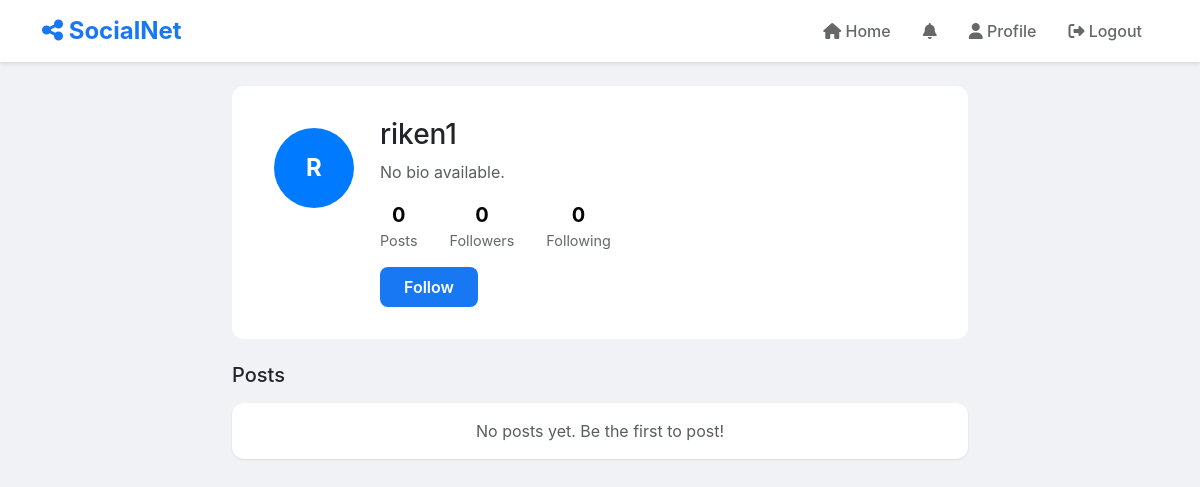
/accounts/profile/riken1/ (signed in), run on an earlier commit of the app's database.
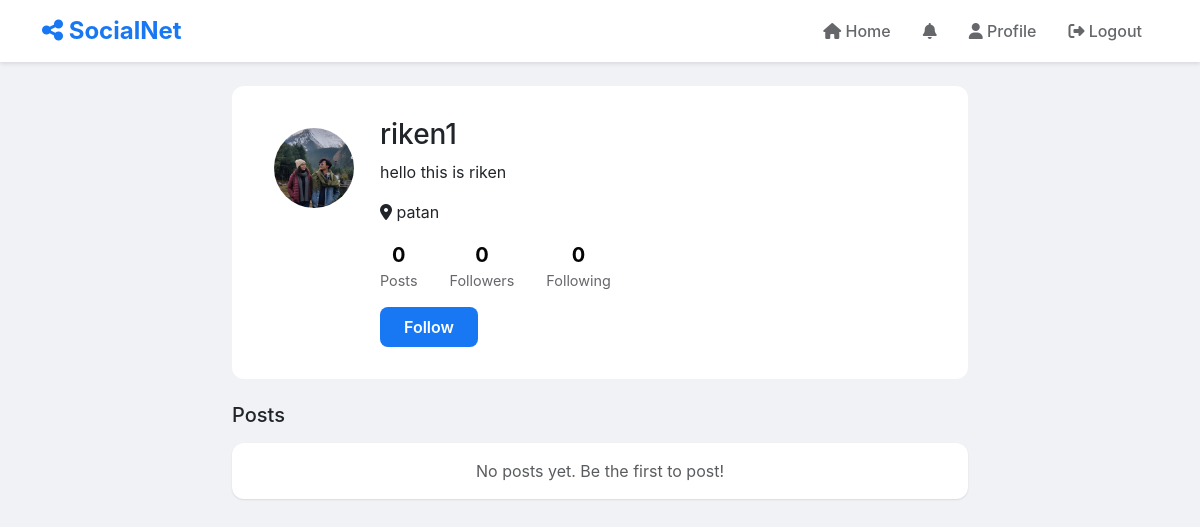
And on a later commit of the database.
### accounts/models.py (models this page shows, shortened)
class CustomUser(AbstractUser):
    bio=models.TextField(max_length=255,blank=True)
    profile_picture=models.ImageField(upload_to="pic/",blank=True)
    location=models.CharField(max_length=255,blank=True)
    created_at=models.DateTimeField(auto_now_add=True)
    updated_at=models.DateTimeField(auto_now=True)
    def get_followers_count(self):
        return self.followers.count()
    def get_following_count(self):
        return self.following.count()

### accounts/views.py (the view)
# urls.py: path("profile/<str:username>/",profile_view,name="profile"),
def profile_view(request,username):
    profile_user=CustomUser.objects.get(username=username)
    posts=Post.objects.filter(author=profile_user).order_by('-created_at')
    is_following=False
    if Follow.objects.filter(follower=request.user,following=profile_user).exists():
         is_following=True
    context={
        'profile_user':profile_user,
        'posts':posts,
        'is_following':is_following,
        'following_count':profile_user.get_following_count(),
        'followers_count':profile_user.get_followers_count(),
    }
    return render(request,'pages/profile.html',context)

### templates/pages/profile.html (shortened to what this page needs)
{% extends 'components/base.html' %}
{% block content %}
<div class="row">
    <div class="col-md-8 mx-auto">
        <div class="profile-header">
            <div class="d-flex align-items-start gap-3">
                <div class="profile-pic profile-pic-large">
                {% if profile_user.profile_picture %}
                    <img src="{{ profile_user.profile_picture.url }}" class="rounded-circle" style="width: 80px; height: 80px; object-fit: cover;">
                {% else %}
                    <div style="width: 80px; height: 80px; background-color: #007bff; border-radius: 50%; display: flex; align-items: center; justify-content: center; color: white; font-size: 24px; font-weight: bold;">{{ profile_user.username.0|upper }}</div>
                {% endif %}
                </div>
                <div class="flex-grow-1">
                    <h3>{{ profile_user.username }}</h3>
                    {% if profile_user.bio %}
                    <p>{{ profile_user.bio }}</p>
                    {% else %}
                    <p class="text-muted">No bio available.</p>
                    {% endif %}
                    {% if profile_user.location %}
                    <p><i class="fas fa-map-marker-alt"></i> {{ profile_user.location }}</p>
                    {% endif %}
                    <div class="profile-stats">
                        <div class="stat-item">
                            <div class="stat-value">{{ posts.count }}</div>
                            <div class="stat-label">Posts</div>
                        </div>
                        <div class="stat-item">
                            <div class="stat-value">{{ followers_count }}</div>
                            <div class="stat-label">Followers</div>
                        </div>
                        <div class="stat-item">
                            <div class="stat-value">{{ following_count }}</div>
                            <div class="stat-label">Following</div>
                        </div>
                    </div>
                    <div class="mt-3">
                        {% if profile_user == user %}
                        <a href="{% url 'edit_profile'%}" class="btn btn-primary">Edit Profile</a>
                        {% else %}
                        <form method="post" action="{% url 'follow_toggle' profile_user.username %}" style="display:inline;">
                            <button type="submit" class="follow-btn btn {% if is_following %}btn-secondary{% else %}btn-primary{% endif %}">
                                {% if is_following %}Unfollow{% else %}Follow{% endif %}
                            </button>
                        </form>
                        {% endif %}
                    </div>
                </div>
            </div>
        </div>
        <h5 class="mt-4 mb-3">Posts</h5>
        {% for post in posts %}
        <div class="post-card card">
    <div class="post-header">
        <div class="profile-pic">
        {% if post.author.profile_picture %}
            <a href="{% url 'profile' post.author.username %}"><img src="{{ post.author.profile_picture.url }}" class="rounded-circle" style="width: 40px; height: 40px; object-fit: cover;">
                </a>
        {% else %}
            {{ post.author.username }}
        {% endif %}
        </div>
        <div class="flex-grow-1">
            <a href="" class="post-author">
               <a href="{% url 'profile' post.author.username %}"> {{ post.author.username }}</a>
            </a>
            <div class="post-time">{{ post.created_at|timesince }} ago {% if post.is_edited %}(edited){% endif %}</div>
        </div>
        {% if post.author == user %}
        <div class="dropdown">
            <button class="btn btn-sm" data-bs-toggle="dropdown">
                <i class="fas fa-ellipsis-h"></i>
            </button>
            <ul class="dropdown-menu">
                <li><a class="dropdown-item" href="{% url 'edit_post' post.id %}">Edit</a></li>
                <li>
                    <form method="post" action="{% url 'delete_post' post.id %}">
                        {% csrf_token %}
                        <button type="submit" class="dropdown-item text-danger"
                                onclick="return confirm('Delete this post?')">Delete</button>
                    </form>
                </li>
            </ul>
        </div>
        {% endif %}
    </div>
    <div class="post-content">
        {{ post.content }}
    </div>
        {% if post.image %}
        <img src="{{ post.image.url }}" class="post-image" alt="Post image">
        {% endif %}
    <div class="post-stats">
        <span>{{ post.total_likes }} likes</span>
        <span>{{ post.total_comments }} comments</span>
    </div>
    <div class="post-actions">
        <form method="post" action="{% url 'like_post' post.id %}" style="flex:1;">
            {% csrf_token %}
            <button type="submit" class="action-btn {% if post.id in users_likes %}liked{% endif %}">
                <i class="fa{% if post.id in users_likes %}s{% else %}r{% endif %} fa-heart"></i>
                Like
            </button>
        </form>
        <button class="action-btn" onclick="toggleComments({{ post.id }})">
            <i class="far fa-comment"></i>
            Comment
        </button>
    </div>
    <div class="comment-section" id="comments-{{ post.id }}" style="display:none;">
        <form method="post" action="{% url 'comment_post' post.id %}" class="mt-2">
            {% csrf_token %}
            <input type="text" name="content" class="comment-input"
                   placeholder="Write a comment..." required>
        </form>
        {% for comment in post.comments.all %}
        <div class="comment-item">
            <div class="d-flex justify-content-between">
                <div class="flex-grow-1">
                    <span class="comment-author">{{ comment.author.username }}</span>
                    <div class="comment-text">{{ comment.content }}</div>
                </div>
                {% if comment.author == user %}
                <form method="post" action="{% url 'delete_comment' comment.id %}">
                    {% csrf_token %}
                    <button type="submit" class="btn btn-sm btn-link text-danger"
                            onclick="return confirm('Delete comment?')">
                        <i class="fas fa-trash"></i>
                    </button>
                </form>
                {% endif %}
            </div>
        </div>
        {% endfor %}
    </div>
</div>
        {% empty %}
        <div class="card">
            <div class="card-body text-center text-muted">
                No posts yet. Be the first to post!
            </div>
        </div>
        {% endfor %}
    </div>
</div>
{% endblock %}

### templates/components/base.html (shortened to what this page needs)
<!DOCTYPE html>
<html lang="en">
<head>
    <link href="https://cdn.jsdelivr.net/npm/bootstrap@5.3.0/dist/css/bootstrap.min.css" rel="stylesheet">
    <link rel="stylesheet" href="https://cdnjs.cloudflare.com/ajax/libs/font-awesome/6.4.0/css/all.min.css">
</head>
<body>
    {% if user.is_authenticated %}
    <nav class="navbar navbar-expand-lg sticky-top">
        <div class="container">
            <a class="navbar-brand" href="{% url 'home' %}">
                <i class="fas fa-share-alt"></i> SocialNet
            </a>
            <div class="collapse navbar-collapse" id="navbarNav">
                <ul class="navbar-nav ms-auto">
                    <li class="nav-item">
                        <a class="nav-link" href="{% url 'home' %}">
                            <i class="fas fa-home"></i> Home
                        </a>
                    </li>
                    <li class="nav-item position-relative">
                        <a class="nav-link" href="#" id="notificationBtn">
                            <i class="fas fa-bell"></i>
                        </a>
                    </li>
                    <li class="nav-item">
                        <a class="nav-link" href="{% url 'profile' user.username %}">
                            <i class="fas fa-user"></i> Profile
                        </a>
                    </li>
                    <li class="nav-item">
                        <a class="nav-link" href="{% url 'logout' %}">
                            <i class="fas fa-sign-out-alt"></i> Logout
                        </a>
                    </li>
                </ul>
            </div>
        </div>
    </nav>
    {% endif %}
    <div class="container mt-4">
        {% block content %}{% endblock %}
    </div>
</body>
</html>

### templates/components/base.html (style rules this page uses)
:root { --primary-color: #1877f2; --secondary-color: #42b72a; --bg-color: #f0f2f5; --card-bg: #ffffff; --text-primary: #050505; --text-secondary: #65676b; --border-color: #e4e6eb; }
body { background-color: var(--bg-color); font-family: -apple-system, BlinkMacSystemFont, 'Segoe UI', Roboto, Oxygen, Ubuntu, Cantarell, sans-serif; }
.navbar { background-color: var(--card-bg); box-shadow: 0 2px 4px rgba(0,0,0,0.1); padding: 0.5rem 1rem; }
.navbar-brand { font-weight: bold; color: var(--primary-color) !important; font-size: 1.5rem; }
.nav-link { color: var(--text-secondary) !important; font-weight: 500; padding: 0.5rem 1rem !important; border-radius: 8px; transition: background 0.2s; }
.card { border: none; border-radius: 12px; box-shadow: 0 1px 2px rgba(0,0,0,0.1); margin-bottom: 1rem; }
.profile-pic { width: 40px; height: 40px; border-radius: 50%; display: flex; align-items: center; justify-content: center; color: white; font-weight: bold; }
.profile-pic-large { width: 100px; height: 100px; font-size: 2rem; }
.btn-primary { background-color: var(--primary-color); border: none; font-weight: 600; padding: 0.5rem 2rem; border-radius: 8px; }
.follow-btn { padding: 0.5rem 1.5rem; border-radius: 8px; font-weight: 600; border: none; }
.profile-header { background: white; border-radius: 12px; padding: 2rem; margin-bottom: 1rem; }
.profile-stats { display: flex; gap: 2rem; margin-top: 1rem; }
.stat-item { text-align: center; }
.stat-value { font-size: 1.25rem; font-weight: bold; color: var(--text-primary); }
.stat-label { font-size: 0.9rem; color: var(--text-secondary); }

What changed in the data, as far as the page shows it:
removed CustomUser: username.0 "R", username "riken1"
added CustomUser: profile_picture (picture), username "riken1", bio "hello this is riken", location "patan"
Also different on the page:
text no longer shown: "No bio available."
